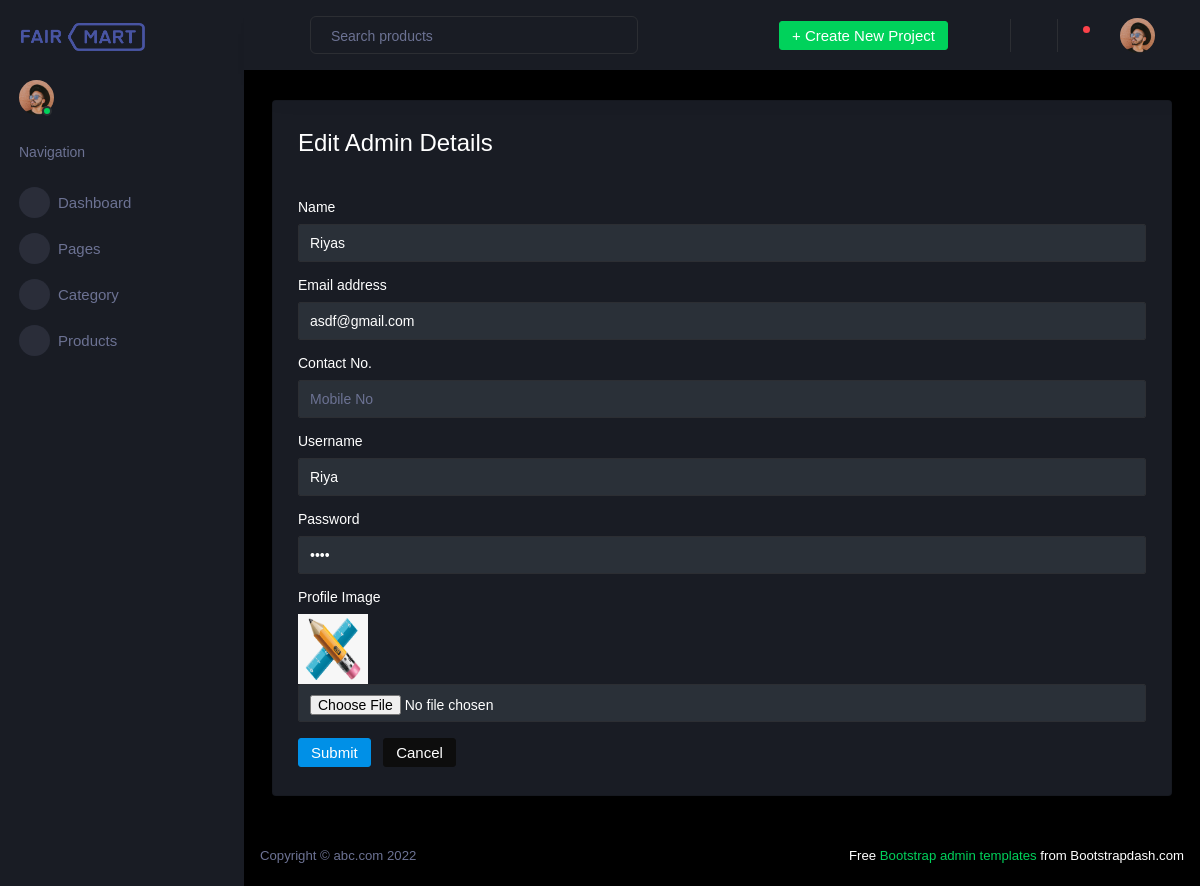
/Backend/edit/1, run on the app's committed database.
### Backend/models.py (models this page shows)
class admindb(models.Model):
    Name = models.CharField(max_length=50,null=True,blank=True)
    Email = models.EmailField(max_length=100,null=True,blank=True)
    Contact = models.IntegerField(null=True,blank=True)
    User = models.CharField(max_length=50,null=True,blank=True)
    Pass = models.CharField(max_length=50,null=True,blank=True)
    Image = models.ImageField(upload_to='profile/',null=True,blank=True)

### Backend/views.py (the view)
# urls.py: path('edit/<int:dataid>',views.edit,name="edit"),
def edit(request,dataid):
    data = admindb.objects.get(id=dataid)
    print(data)
    return render(request, 'Edit.html', {'data':data})

### Backend/templates/Edit.html (shortened to what this page needs)
<!DOCTYPE html>
{% extends 'index.html' %}
{% block content %}
<html lang="en">
<head>
</head>
<body>
<div class="card">
                  <div class="card-body">
                    <h3 class="card-title">Edit Admin Details</h3>
                    <br>
                    <form class="forms-sample" method="post" action="{% url 'update' dataid=data.id %}" enctype="multipart/form-data">
                      <div class="form-group">
                        <label for="exampleInputUsername1">Name</label>
                        <input type="text" class="form-control" id="exampleInputUsername1" placeholder="Full Name" name="name" value="{{data.Name}}">
                      </div>
                      <div class="form-group">
                        <label for="exampleInputEmail1">Email address</label>
                        <input type="email" class="form-control" id="exampleInputEmail1" placeholder="Email" name="email" value="{{data.Email}}">
                      </div>
                      <div class="form-group">
                        <label>Contact No.</label>
                        <input type="text" class="form-control" id="exampleInputUsername1" placeholder="Mobile No" name="mobile" value="{{data.Mobile}}">
                      </div>
                      <div class="form-group">
                        <label for="exampleInputUsername1">Username</label>
                        <input type="text" class="form-control" id="exampleInputUsername1" placeholder="Username" name="username" value="{{data.User}}">
                      </div>
                      <div class="form-group">
                        <label for="exampleInputPassword1">Password</label>
                        <input type="password" class="form-control" id="exampleInputPassword1" placeholder="Password" name="password" value="{{data.Pass}}">
                      </div>
                      <div class="form-group">
                        <label>Profile Image</label><br>
                        <img src="{{data.Image.url}}" width="70px" height="70px">
                        <input type="file" class="form-control" name="img">
                      </div>
                      <button type="submit" class="btn btn-primary mr-2">Submit</button>
                      <button class="btn btn-dark">Cancel</button>
                    </form>
                  </div>
                </div>
</body>
</html>
{% endblock %}

### data on the page
admindb: name "Riyas", email "asdf@gmail.com", username "Riya", Image (picture)
